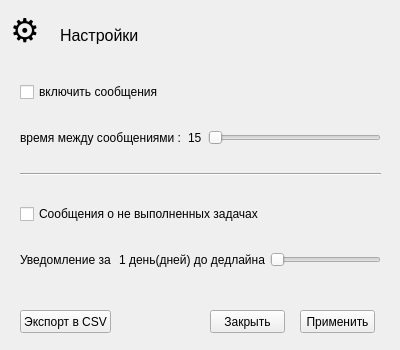
<?xml version="1.0" encoding="UTF-8"?>
<ui version="4.0">
 <class>Form</class>
 <widget class="QWidget" name="Form">
  <property name="geometry">
   <rect>
    <x>0</x>
    <y>0</y>
    <width>400</width>
    <height>350</height>
   </rect>
  </property>
  <property name="windowTitle">
   <string>Form</string>
  </property>
  <widget class="QLabel" name="label">
   <property name="geometry">
    <rect>
     <x>10</x>
     <y>0</y>
     <width>51</width>
     <height>61</height>
    </rect>
   </property>
   <property name="font">
    <font>
     <pointsize>25</pointsize>
    </font>
   </property>
   <property name="text">
    <string>⚙️</string>
   </property>
  </widget>
  <widget class="QLabel" name="label_2">
   <property name="geometry">
    <rect>
     <x>60</x>
     <y>20</y>
     <width>91</width>
     <height>31</height>
    </rect>
   </property>
   <property name="font">
    <font>
     <pointsize>12</pointsize>
    </font>
   </property>
   <property name="text">
    <string>Настройки</string>
   </property>
  </widget>
  <widget class="QPushButton" name="apply_conf">
   <property name="geometry">
    <rect>
     <x>300</x>
     <y>310</y>
     <width>75</width>
     <height>23</height>
    </rect>
   </property>
   <property name="text">
    <string>Применить</string>
   </property>
  </widget>
  <widget class="QPushButton" name="close_conf">
   <property name="geometry">
    <rect>
     <x>210</x>
     <y>310</y>
     <width>75</width>
     <height>23</height>
    </rect>
   </property>
   <property name="text">
    <string>Закрыть</string>
   </property>
  </widget>
  <widget class="QWidget" name="verticalLayoutWidget">
   <property name="geometry">
    <rect>
     <x>20</x>
     <y>60</y>
     <width>361</width>
     <height>231</height>
    </rect>
   </property>
   <layout class="QVBoxLayout" name="verticalLayout">
    <item>
     <widget class="QCheckBox" name="enable_message">
      <property name="text">
       <string>включить сообщения</string>
      </property>
     </widget>
    </item>
    <item>
     <layout class="QHBoxLayout" name="horizontalLayout">
      <item>
       <widget class="QLabel" name="label_3">
        <property name="text">
         <string>время между сообщениями :</string>
        </property>
       </widget>
      </item>
      <item>
       <widget class="QLabel" name="show_time">
        <property name="text">
         <string>15</string>
        </property>
       </widget>
      </item>
      <item>
       <widget class="QSlider" name="time_selector">
        <property name="enabled">
         <bool>true</bool>
        </property>
        <property name="orientation">
         <enum>Qt::Horizontal</enum>
        </property>
       </widget>
      </item>
     </layout>
    </item>
    <item>
     <widget class="Line" name="line">
      <property name="orientation">
       <enum>Qt::Horizontal</enum>
      </property>
     </widget>
    </item>
    <item>
     <widget class="QCheckBox" name="dont_compleated_task">
      <property name="text">
       <string>Сообщения о не выполненных задачах</string>
      </property>
     </widget>
    </item>
    <item>
     <layout class="QHBoxLayout" name="horizontalLayout_2">
      <property name="spacing">
       <number>5</number>
      </property>
      <property name="bottomMargin">
       <number>1</number>
      </property>
      <item>
       <widget class="QLabel" name="label_4">
        <property name="text">
         <string>Уведомление за </string>
        </property>
       </widget>
      </item>
      <item>
       <widget class="QLabel" name="days_show">
        <property name="text">
         <string>1 день(дней) до дедлайна</string>
        </property>
       </widget>
      </item>
      <item>
       <widget class="QSlider" name="time_selector_2">
        <property name="enabled">
         <bool>true</bool>
        </property>
        <property name="orientation">
         <enum>Qt::Horizontal</enum>
        </property>
       </widget>
      </item>
     </layout>
    </item>
   </layout>
  </widget>
  <widget class="QPushButton" name="export2csv">
   <property name="geometry">
    <rect>
     <x>20</x>
     <y>310</y>
     <width>91</width>
     <height>23</height>
    </rect>
   </property>
   <property name="text">
    <string>Экспорт в CSV</string>
   </property>
  </widget>
 </widget>
 <resources/>
 <connections/>
</ui>
